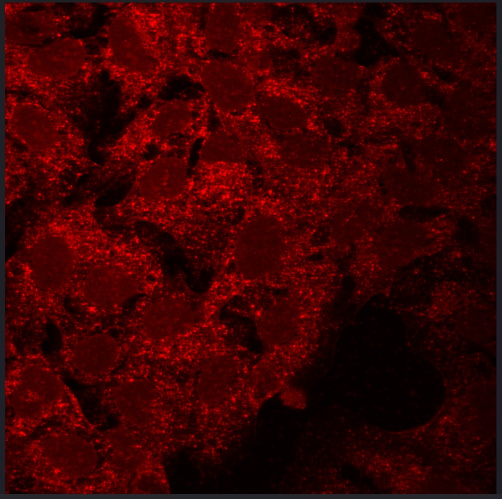
#> input picture red_sub.jpg, 1004 x 997 px, found by its file name (shown at 1/2 size)
$ python particle_detector.py
#> lines starting #> are read from the running program, lines starting #| are printed output that depends on the picture
"""
荧光颗粒检测器 - 双方法对比完整版
支持 LoG斑点检测 和 局部最大值检测 两种算法
日期: 2026-04-17
"""

import cv2
import numpy as np
from scipy import ndimage
from skimage.feature import blob_log, peak_local_max
from sklearn.cluster import DBSCAN
import matplotlib.pyplot as plt
import argparse
import json
from datetime import datetime


class FluorescentParticleDetector:
    """荧光颗粒检测器类"""

    def __init__(self, image_path):
        """初始化并加载图像"""
        self.image_path = image_path
        self.load_image()

        # 存储结果
        self.log_blobs = None
        self.log_params = None
        self.local_max_coords = None
        self.clustered_coords = None
        self.local_params = None

    def load_image(self):
        """加载图像"""
        img = cv2.imread(self.image_path)
#> img is the input picture: shape (997, 1004, 3); mean B, G, R 2.6, 2.1, 58.4
        if img is None:
            raise FileNotFoundError(f"找不到图片: {self.image_path}\n请检查路径是否正确！")

        self.img_rgb = cv2.cvtColor(img, cv2.COLOR_BGR2RGB)
        self.red_channel = self.img_rgb[:, :, 0].astype(float)
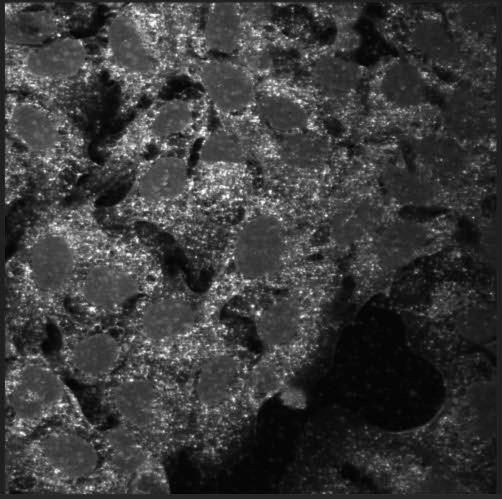
#> self.red_channel: shape (997, 1004) float64 (shown at 1/2 size); min 0, max 255, mean 58.4
        self.green_channel = self.img_rgb[:, :, 1].astype(float)
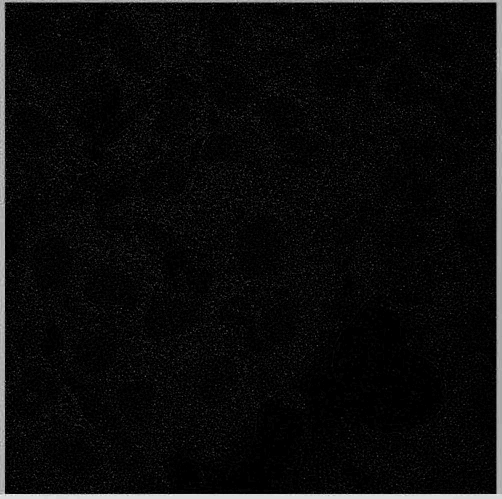
#> self.green_channel: shape (997, 1004) float64 (shown at 1/2 size); min 0, max 46, mean 2.1; drawn with min black and max white
        self.blue_channel = self.img_rgb[:, :, 2].astype(float)

        print(f"✓ 图像加载成功: {self.img_rgb.shape}")
#| ✓ 图像加载成功: (997, 1004, 3)

    def detect_log(self, min_sigma=1, max_sigma=4, num_sigma=10,
                   threshold=0.05, overlap=0.5):
        """
        LoG (Laplacian of Gaussian) 斑点检测

        原理: 多尺度高斯拉普拉斯滤波，检测圆形亮斑
        适用: 颗粒圆形、大小不一、需要半径信息
        """
#> called with min_sigma = 1, max_sigma = 4, num_sigma = 10, threshold = 0.05, overlap = 0.5
        print(f"\n{'=' * 60}")
        print("[LoG斑点检测]")
        print(f"{'=' * 60}")
        print(f"参数设置:")
        print(f"  min_sigma = {min_sigma} (最小半径)")
        print(f"  max_sigma = {max_sigma} (最大半径)")
        print(f"  num_sigma = {num_sigma} (尺度数量)")
        print(f"  threshold = {threshold} (检测阈值)")
        print(f"  overlap   = {overlap} (重叠容忍度)")

        # 归一化
        red_norm = (self.red_channel - self.red_channel.min()) / \
                   (self.red_channel.max() - self.red_channel.min())

        # LoG检测
        blobs = blob_log(
            red_norm,
            min_sigma=min_sigma,
            max_sigma=max_sigma,
            num_sigma=num_sigma,
            threshold=threshold,
            overlap=overlap
        )

        # 计算实际半径
        if len(blobs) > 0:
            blobs[:, 2] = blobs[:, 2] * np.sqrt(2)

        self.log_blobs = blobs
        self.log_params = {
            'min_sigma': min_sigma,
            'max_sigma': max_sigma,
            'num_sigma': num_sigma,
            'threshold': threshold,
            'overlap': overlap
        }

        print(f"\n✓ 检测完成: 发现 {len(blobs)} 个颗粒")
#| ✓ 检测完成: 发现 4578 个颗粒
        return blobs

    def detect_local_max(self, min_distance=6, threshold_abs=0.15,
                         sigma=2, bg_size=50,
                         use_clustering=False, dbscan_eps=4):
        """
        局部最大值检测（带背景减除）

        原理: 背景减除后寻找亮度局部峰值
        适用: 颗粒密集、背景不均匀、需要快速检测
        """
#> called with min_distance = 6, threshold_abs = 0.15, sigma = 2, bg_size = 50, use_clustering = False, dbscan_eps = 4
        print(f"\n{'=' * 60}")
        print("[局部最大值检测]")
        print(f"{'=' * 60}")
        print(f"参数设置:")
        print(f"  min_distance  = {min_distance} (最小点间距)")
        print(f"  threshold_abs = {threshold_abs} (亮度阈值)")
        print(f"  sigma         = {sigma} (平滑程度)")
        print(f"  bg_size       = {bg_size} (背景窗口)")
        print(f"  use_clustering= {use_clustering} (是否聚类)")
        if use_clustering:
            print(f"  dbscan_eps    = {dbscan_eps} (聚类半径)")

        # 背景减除
        background = ndimage.uniform_filter(self.red_channel, size=bg_size)
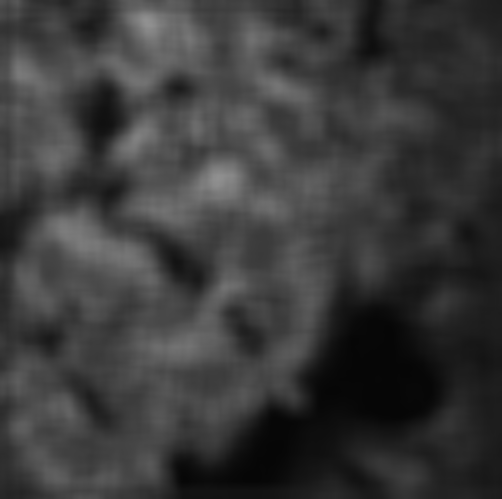
#> background: shape (997, 1004) float64 (shown at 1/2 size); min 6.16, max 144.6, mean 58.4
        bg_subtracted = self.red_channel - background
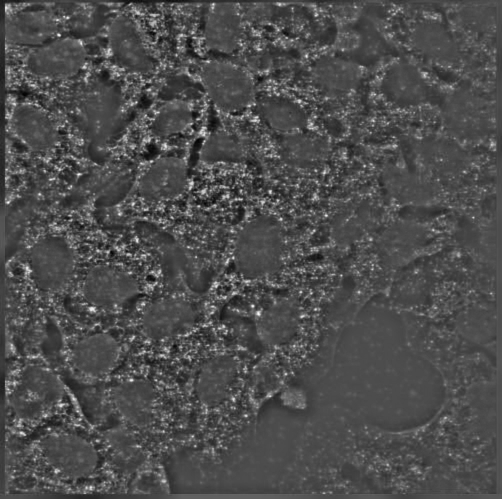
#> bg_subtracted: shape (997, 1004) float64 (shown at 1/2 size); min -82.18, max 186.8, mean 0; drawn with min black and max white
        bg_subtracted = np.clip(bg_subtracted, 0, None)
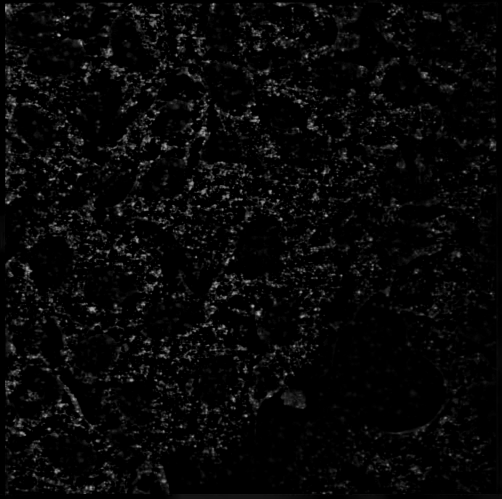
#> bg_subtracted: shape (997, 1004) float64 (shown at 1/2 size); min 0, max 186.8, mean 7.9

        # 归一化
        processed = (bg_subtracted - bg_subtracted.min()) / \
                    (bg_subtracted.max() - bg_subtracted.min() + 1e-8)

        # 高斯平滑
        smoothed = ndimage.gaussian_filter(processed, sigma=sigma)
        self.smoothed_image = smoothed

        # 局部最大值检测
        coordinates = peak_local_max(
            smoothed,
            min_distance=min_distance,
            threshold_abs=threshold_abs,
            exclude_border=True
        )
#> coordinates = 1083 pairs, first value 7 to 986, second value 12 to 989

        self.local_max_coords = coordinates
#> self.local_max_coords has the same summary as coordinates
        final_coords = coordinates
#> final_coords has the same summary as coordinates

        # DBSCAN聚类去重
        if use_clustering and len(coordinates) > 0:
            clustering = DBSCAN(eps=dbscan_eps, min_samples=1).fit(coordinates)
            cluster_centers = []

            for label in set(clustering.labels_):
                if label != -1:
                    points = coordinates[clustering.labels_ == label]
                    center = points.mean(axis=0).astype(int)
                    cluster_centers.append(center)

            self.clustered_coords = np.array(cluster_centers) if cluster_centers else np.array([])
            final_coords = self.clustered_coords

            print(f"\n  初步检测: {len(coordinates)} 个点")
            print(f"  聚类合并: {len(self.clustered_coords)} 个颗粒")
            print(f"  合并比例: {(1 - len(self.clustered_coords) / len(coordinates)) * 100:.1f}%")

        self.local_params = {
            'min_distance': min_distance,
            'threshold_abs': threshold_abs,
            'sigma': sigma,
            'bg_size': bg_size,
            'use_clustering': use_clustering,
            'dbscan_eps': dbscan_eps if use_clustering else None
        }

        print(f"\n✓ 检测完成: 发现 {len(final_coords)} 个颗粒")
#| ✓ 检测完成: 发现 1083 个颗粒
        return final_coords

    def visualize_comparison(self, save_path=None, show_radius_hist=True):
        """对比显示两种方法的检测结果"""
#> called with save_path = 'detection_result.png', show_radius_hist = True
        fig = plt.figure(figsize=(20, 12))

        # 创建子图布局
        gs = fig.add_gridspec(2, 3, hspace=0.3, wspace=0.3)

        # ========== 第1行: LoG方法 ==========
        ax1 = fig.add_subplot(gs[0, 0])
        ax1.imshow(self.img_rgb)
        ax1.set_title('原始图像', fontsize=12, fontweight='bold')
        ax1.axis('off')

        ax2 = fig.add_subplot(gs[0, 1])
        ax2.imshow(self.img_rgb)
        if self.log_blobs is not None and len(self.log_blobs) > 0:
            for y, x, r in self.log_blobs:
                circle = plt.Circle((x, y), r, color='lime',
                                    linewidth=1.5, fill=False)
                ax2.add_patch(circle)
                ax2.plot(x, y, 'r.', markersize=3)
#> this loop made 4578 passes
#> (y, x, r) on passes 1 to 3: (70, 118, 3.3), (612, 505, 3.3), (383, 540, 4.24)
        ax2.set_title(f'LoG检测: {len(self.log_blobs) if self.log_blobs is not None else 0} 个颗粒',
                      fontsize=12, fontweight='bold')
        ax2.axis('off')

        ax3 = fig.add_subplot(gs[0, 2])
        if self.log_blobs is not None and len(self.log_blobs) > 0 and show_radius_hist:
            ax3.hist(self.log_blobs[:, 2], bins=20, color='green',
                     alpha=0.7, edgecolor='black')
            ax3.set_title('LoG颗粒半径分布', fontsize=12, fontweight='bold')
            ax3.set_xlabel('半径 (像素)')
            ax3.set_ylabel('数量')
        else:
            ax3.text(0.5, 0.5, '无LoG数据', ha='center', va='center')
            ax3.set_title('半径分布', fontsize=12)
        ax3.axis('off' if self.log_blobs is None or len(self.log_blobs) == 0 else 'on')

        # ========== 第2行: 局部最大值方法 ==========
        ax4 = fig.add_subplot(gs[1, 0])
        ax4.imshow(self.img_rgb)
        ax4.set_title('原始图像', fontsize=12, fontweight='bold')
        ax4.axis('off')

        ax5 = fig.add_subplot(gs[1, 1])
        ax5.imshow(self.img_rgb)
        if self.local_max_coords is not None:
            coords = self.clustered_coords if self.clustered_coords is not None else self.local_max_coords
#> coords has the same summary as coordinates in detect_local_max
            ax5.scatter(coords[:, 1], coords[:, 0], c='lime', s=25,
                        alpha=0.7, edgecolors='black', linewidths=0.5)
            title = f'局部最大值: {len(coords)} 个'
#> title = '局部最大值: 1083 个'
            if self.clustered_coords is not None:
                title += f'\n(原始{len(self.local_max_coords)}个)'
            ax5.set_title(title, fontsize=12, fontweight='bold')
        else:
            ax5.set_title('局部最大值检测', fontsize=12)
        ax5.axis('off')

        ax6 = fig.add_subplot(gs[1, 2])
        if hasattr(self, 'smoothed_image'):
            im = ax6.imshow(self.smoothed_image, cmap='hot')
            ax6.set_title('预处理后图像\n(背景减除+高斯平滑)', fontsize=12, fontweight='bold')
            plt.colorbar(im, ax=ax6, fraction=0.046, pad=0.04)
        else:
            ax6.text(0.5, 0.5, '无预处理数据', ha='center', va='center')
            ax6.set_title('预处理图像', fontsize=12)

        plt.suptitle('荧光颗粒检测对比结果', fontsize=16, fontweight='bold', y=0.98)

        if save_path:
            plt.savefig(save_path, dpi=200, bbox_inches='tight',
                        facecolor='white', edgecolor='none')
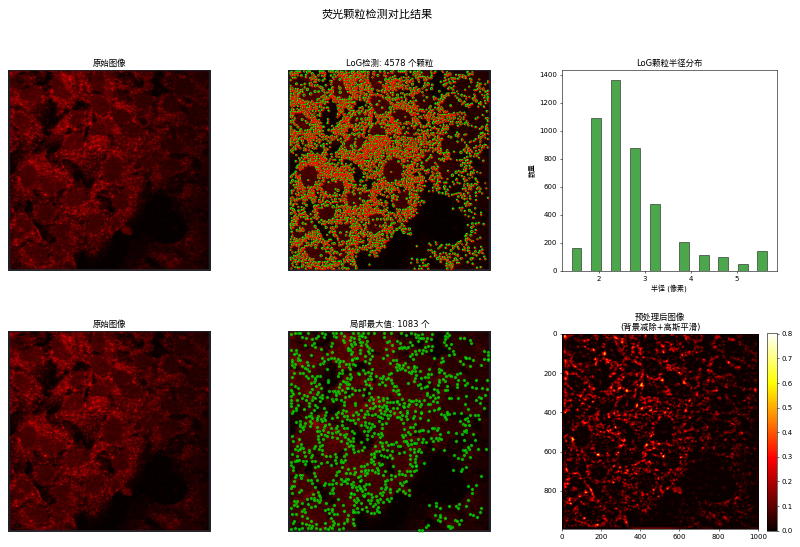
#> figure drawn by matplotlib, 7 panels; panel 3: tallest bar 1364 high, from x = 2.26 to 2.47
            print(f"\n✓ 对比图已保存: {save_path}")

        plt.show()

    def print_report(self, save_json=None):
        """打印详细统计报告"""
#> called with save_json = 'detection_report.json'
        print(f"\n{'=' * 70}")
        print("                    荧光颗粒检测统计报告")
        print(f"{'=' * 70}")
        print(f"图像文件: {self.image_path}")
        print(f"图像尺寸: {self.img_rgb.shape}")
#| 图像尺寸: (997, 1004, 3)
        print(f"检测时间: {datetime.now().strftime('%Y-%m-%d %H:%M:%S')}")

        report_data = {
            'image_path': self.image_path,
            'image_shape': self.img_rgb.shape,
            'timestamp': datetime.now().isoformat(),
            'methods': {}
        }

        # LoG结果
        if self.log_blobs is not None:
            print(f"\n{'─' * 70}")
            print("[LoG斑点检测]")
            print(f"{'─' * 70}")
            print(f"  颗粒总数:     {len(self.log_blobs)}")
#|   颗粒总数:     4578

            if len(self.log_blobs) > 0:
                radii = self.log_blobs[:, 2]
#> radii = 4578 values, max 5.66 at index 3, min 1.41 at index 1633, mean 2.7
                print(f"  平均半径:     {radii.mean():.2f} 像素")
#|   平均半径:     2.70 像素
                print(f"  半径标准差:   {radii.std():.2f} 像素")
#|   半径标准差:   0.91 像素
                print(f"  半径范围:     {radii.min():.2f} - {radii.max():.2f} 像素")
#|   半径范围:     1.41 - 5.66 像素
                print(f"  中位半径:     {np.median(radii):.2f} 像素")
#|   中位半径:     2.36 像素

                # 半径分布
                small = np.sum(radii < 2)
#> small = 1249
                medium = np.sum((radii >= 2) & (radii < 4))
#> medium = 2921
                large = np.sum(radii >= 4)
#> large = 408
                print(f"  颗粒大小分布:")
                print(f"    小颗粒 (<2px):    {small} ({small / len(radii) * 100:.1f}%)")
#|     小颗粒 (<2px):    1249 (27.3%)
                print(f"    中颗粒 (2-4px):   {medium} ({medium / len(radii) * 100:.1f}%)")
#|     中颗粒 (2-4px):   2921 (63.8%)
                print(f"    大颗粒 (>4px):    {large} ({large / len(radii) * 100:.1f}%)")
#|     大颗粒 (>4px):    408 (8.9%)

            report_data['methods']['log'] = {
                'count': int(len(self.log_blobs)),
                'params': self.log_params,
                'radius_mean': float(radii.mean()) if len(self.log_blobs) > 0 else 0,
                'radius_std': float(radii.std()) if len(self.log_blobs) > 0 else 0
            }

        # 局部最大值结果
        if self.local_max_coords is not None:
            print(f"\n{'─' * 70}")
            print("[局部最大值检测]")
            print(f"{'─' * 70}")

            raw_count = len(self.local_max_coords)
#> raw_count = 1083
            final_count = len(self.clustered_coords) if self.clustered_coords is not None else raw_count
#> final_count = 1083

            if self.clustered_coords is not None:
                print(f"  原始检测数:   {raw_count}")
                print(f"  聚类后数量:   {final_count}")
                print(f"  合并点数:     {raw_count - final_count}")
                print(f"  合并比例:     {(1 - final_count / raw_count) * 100:.1f}%")
            else:
                print(f"  颗粒总数:     {final_count}")
#|   颗粒总数:     1083

            # 计算密度
            img_area = self.img_rgb.shape[0] * self.img_rgb.shape[1]
#> img_area = 1000988
            density = final_count / img_area * 1000000  # 每百万像素
#> density = 1081.9
            print(f"  颗粒密度:     {density:.2f} 个/百万像素")
#|   颗粒密度:     1081.93 个/百万像素

            report_data['methods']['local_max'] = {
                'raw_count': int(raw_count),
                'final_count': int(final_count),
                'params': self.local_params,
                'density_per_megapixel': float(density)
            }

        # 方法对比
        if self.log_blobs is not None and self.local_max_coords is not None:
            print(f"\n{'─' * 70}")
            print("[方法对比]")
            print(f"{'─' * 70}")

            log_count = len(self.log_blobs)
#> log_count = 4578
            local_count = len(self.clustered_coords) if self.clustered_coords is not None else len(
                self.local_max_coords)
#> local_count = 1083

            diff = abs(log_count - local_count)
#> diff = 3495
            diff_percent = diff / max(log_count, local_count) * 100
#> diff_percent = 76.34

            print(f"  LoG检测:        {log_count:6d} 个")
#|   LoG检测:          4578 个
            print(f"  局部最大值:     {local_count:6d} 个")
#|   局部最大值:       1083 个
            print(f"  绝对差异:       {diff:6d} 个")
#|   绝对差异:         3495 个
            print(f"  相对差异:       {diff_percent:5.1f}%")
#|   相对差异:        76.3%

            if log_count > local_count:
                print(f"\n  → LoG检测到更多颗粒 (可能包含更多小颗粒或噪点)")
            elif local_count > log_count:
                print(f"\n  → 局部最大值检测到更多颗粒 (可能对密集区域更敏感)")
            else:
                print(f"\n  → 两种方法结果一致")

            # 推荐最终计数
            avg_count = (log_count + local_count) // 2
#> avg_count = 2830
            print(f"\n  建议最终计数:   {avg_count} 个 (平均值)")
#|   建议最终计数:   2830 个 (平均值)

            report_data['comparison'] = {
                'log_count': int(log_count),
                'local_max_count': int(local_count),
                'difference': int(diff),
                'difference_percent': float(diff_percent),
                'recommended_count': int(avg_count)
            }

        print(f"\n{'=' * 70}")

        # 保存JSON报告
        if save_json:
            with open(save_json, 'w', encoding='utf-8') as f:
                json.dump(report_data, f, indent=2, ensure_ascii=False)
            print(f"✓ 报告已保存: {save_json}")

        return report_data

    # [103 lines left out: functions export_coordinates, main, not called in this run]


# ==================== 使用示例 ====================
if __name__ == "__main__":
    # 方式1: 直接修改这里运行 (简单使用)
    IMAGE_PATH = r"G:\tools\red_sub.jpg"

    # 创建检测器
    detector = FluorescentParticleDetector(IMAGE_PATH)

    # ========== 场景A: 高召回率 (检测尽可能多的颗粒) ==========
    # detector.detect_log(min_sigma=0.8, max_sigma=4, num_sigma=15,
    #                    threshold=0.03, overlap=0.3)
    # detector.detect_local_max(min_distance=4, threshold_abs=0.1,
    #                          sigma=1.5, use_clustering=True, dbscan_eps=3)

    # ========== 场景B: 高精度 (减少误检) ==========
    # detector.detect_log(min_sigma=1.2, max_sigma=4, num_sigma=10,
    #                    threshold=0.1, overlap=0.2)
    # detector.detect_local_max(min_distance=8, threshold_abs=0.2,
    #                          sigma=2.5, use_clustering=False)

    # ========== 场景C: 平衡模式 (推荐) ==========
    detector.detect_log(min_sigma=1, max_sigma=4, num_sigma=10,
                        threshold=0.05, overlap=0.5)
    detector.detect_local_max(min_distance=6, threshold_abs=0.15,
                              sigma=2, use_clustering=False)

    # 显示结果
    detector.visualize_comparison(save_path="detection_result.png")

    # 打印报告
    detector.print_report(save_json="detection_report.json")

    # 导出坐标 (可选)
    # detector.export_coordinates("log_coords.csv", "local_coords.csv")

    print("\n" + "=" * 70)
    print("检测完成！请查看:")
    print("  - detection_result.png (对比图)")
    print("  - detection_report.json (详细报告)")
    print("=" * 70)

    # 方式2: 命令行运行 (高级使用)
    # 在终端输入: python particle_detector.py image.jpg --help 查看所有选项
